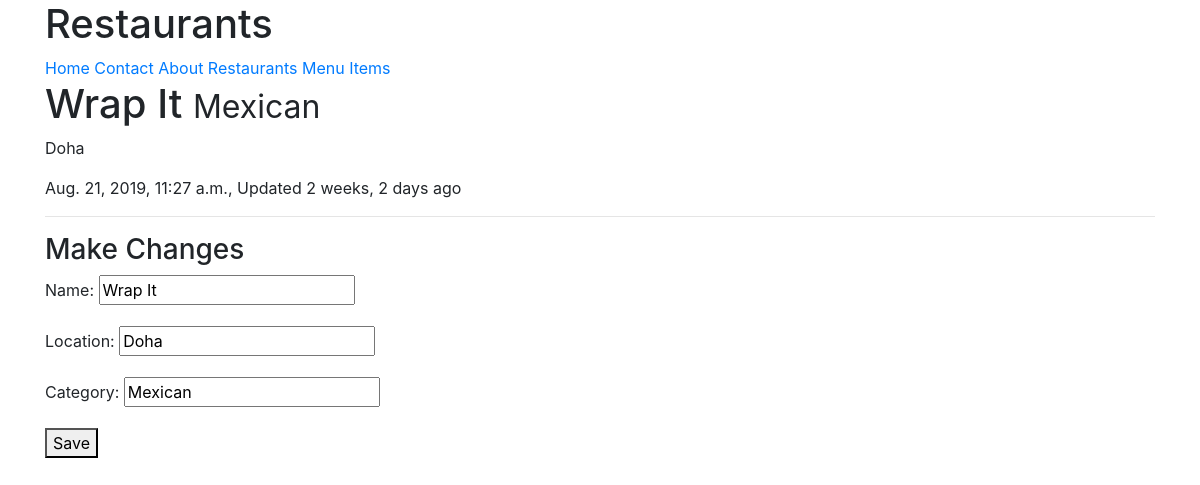
/restaurants/wrap-it/ (signed in), run on the app's committed database.
### restaurants/models.py (models this page shows, shortened)
class RestaurantLocation(models.Model):
    owner = models.ForeignKey(User)
    name = models.CharField(max_length=120)
    location = models.CharField(max_length=120, null=True, blank = True)
    category = models.CharField(max_length=120, null = True, blank = False, validators=[validate_category])
    timestamp = models.DateTimeField(auto_now_add=True)
    updated = models.DateTimeField(auto_now=True)
    slug = models.SlugField(null=True, blank = True)
    @property
    def title(self):
        return self.name

### restaurants/views.py (the view)
# urls.py: url(r'^(?P<slug>[\w-]+)/$', RestaurantUpdateView.as_view(), name='detail'),
class RestaurantUpdateView(LoginRequiredMixin, UpdateView):
    form_class = RestaurantLocationCreateForm
    template_name = 'restaurants/detail-update.html'
    def get_queryset(self):
        return RestaurantLocation.objects.filter(owner=self.request.user)
    def get_context_data(self, *args, **kwargs):
        name = self.get_object().name
        context = super(RestaurantUpdateView, self).get_context_data(*args, **kwargs)
        context['title'] = f'Update Restaurant: {name}'
        return context

### restaurants/forms.py
class RestaurantLocationCreateForm(forms.ModelForm):
    class Meta:
        model = RestaurantLocation
        fields = [
            'name',
            'location',
            'category',
        ]

### restaurants/templates/restaurants/detail-update.html
{% extends "base.html" %}
{% block content %}
<h1>{{form.instance.title}} <small> {{ form.instance.category }}</small> </h1>
<p>{{ form.instance.location}}</p>
<p>{{form.instance.timestamp}}, Updated {{ form.instance.updated|timesince}} ago</p>
<hr/>
<h3>Make Changes</h3>
{% include 'snippets/form_snippet.html' with form=form %}
{% endblock %}

### templates/snippets/form_snippet.html (shortened to what this page needs)
<form method="POST"> {% csrf_token %}
  {{ form.as_p }}
  <button type="submit">Save</button>
</form>

### data on the page
RestaurantLocation: instance "Wrap It", instance.category "Mexican", instance.location "Doha", instance.timestamp "Aug. 21, 2019, 11:27 a.m.", instance.updated "2 weeks, 2 days", name "Wrap It", location "Doha", category "Mexican"
